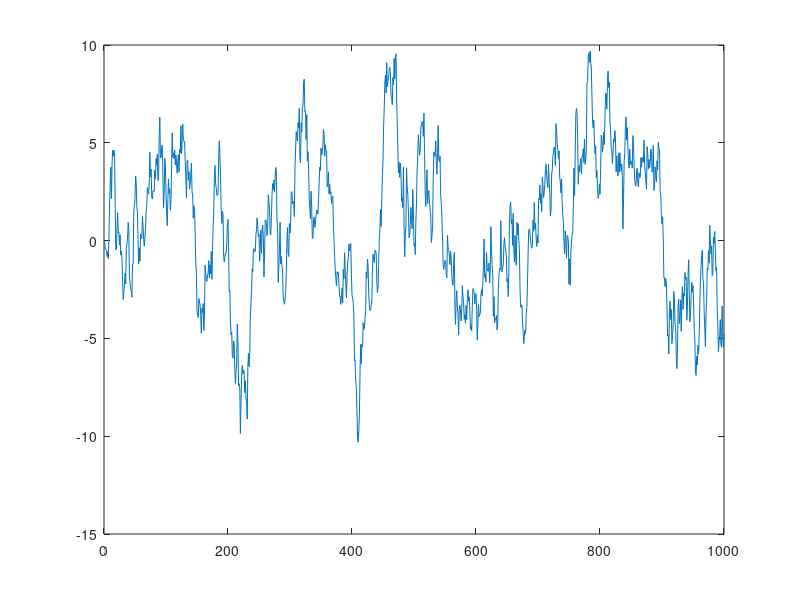

MATLAB code to generate this figure:
clear

T=1000; %Simulate for a 1000 periods
Y=zeros(T,1);
V=randn(T,1);
RHO=0.99;
for i=2:T
Y(i)=Y(i-1)*RHO+V(i,1);
end

plot(Y);
